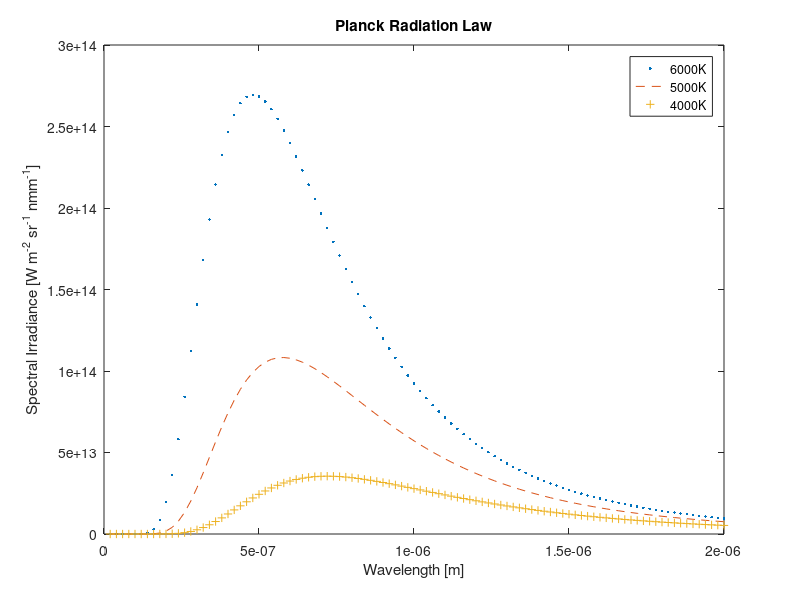

Write MATLAB code to recreate this figure.
% File: http://web.mit.edu/8.13/matlab/Examples/planck.m
% Date: 2008-June-13
% Author: Scott Sewell


%%%%%%%%%%%%%%%%%%%%%%%%%%%%%%%%%%%%%%%%%%%%%%%%%%%%%%%%%%%%%%%
% Planck Radiation Law
% See Hecht 'Optics: 4th Edition, Page 584-586' for Details
%%%%%%%%%%%%%%%%%%%%%%%%%%%%%%%%%%%%%%%%%%%%%%%%%%%%%%%%%%%%%%%
h = 6.626e-34;   	% Planck's Constant = 4.135 x 10^-15 eV s
c = 3e8;  		% speed of light (MKS)
T= 6000; 		% kelvin
k= 1.38066e-23; 	% Boltzmann constant in J/K
l=0:20e-9:2000e-9;
p=2*3.14*h*c*c./(l.^5);	% 
b6000=p./(exp(h*c./(l*k*T)-1));
b5000=p./(exp(h*c./(l*k*5000)-1));
b4000=p./(exp(h*c./(l*k*4000)-1));
plot(l,b6000,'.');
title('Planck Radiation Law');
xlabel('Wavelength [m]')
ylabel('Spectral Irradiance [W m^{-2} sr^{-1} nmm^{-1}]');
hold on;
plot(l,b5000,'--');
plot(l,b4000,'+');
legend('6000K','5000K','4000K');